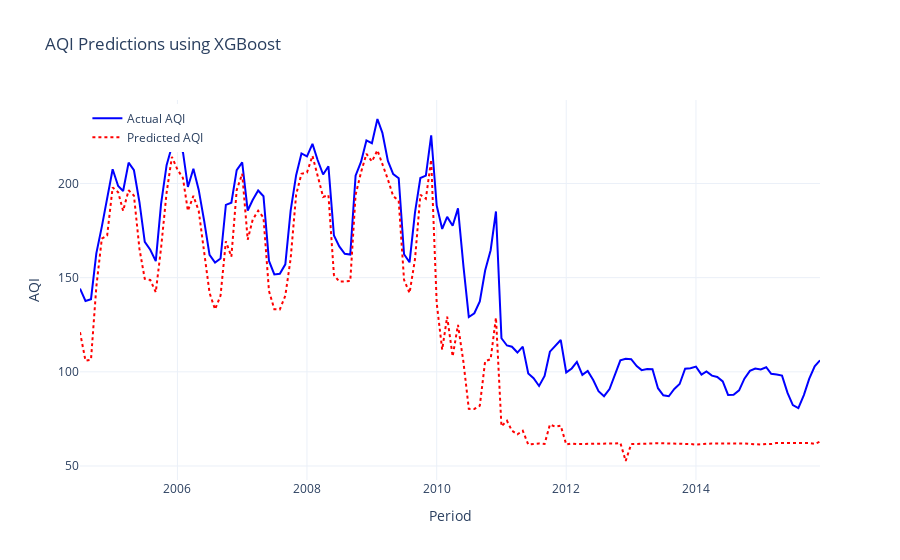

The notebook cell this image was saved under:
### Code cell
import pandas as pd
import numpy as np
from sklearn.metrics import mean_squared_error, mean_absolute_error, r2_score
from sklearn.preprocessing import MinMaxScaler
from xgboost import XGBRegressor
import plotly.graph_objects as go
import joblib

# Load the new data
new_data = pd.read_csv('AQI_testlog1p.csv', index_col=0)
new_data = new_data[['so2', 'no2', 'spm', 'rspm', 'AQI']]

# Reset index to get 'period' as a column if it's in the index
if 'period' not in new_data.columns:
    new_data.reset_index(inplace=True)
    new_data.rename(columns={'index': 'period'}, inplace=True)

# Ensure the date column is in datetime format
new_data['period'] = pd.to_datetime(new_data['period'], format='%Y-%m')

# Create lag features for the new data (same as in the training data)
for lag in range(1, 2):
    new_data[f'AQI_lag_{lag}'] = new_data['AQI'].shift(lag)

# Drop rows with NaN values due to lagging (same as before)
new_data = new_data.dropna()

# Features for the new data (same as the training data)
features = [col for col in new_data.columns if col not in ['period', 'AQI']]
X_new = new_data[features]

# Load the saved scaler
scaler_path = '../results/minmax_scaler.pkl'
scaler = joblib.load(scaler_path)
print("Scaler loaded successfully")

# Scale the new data
X_new_scaled = scaler.transform(X_new)

# Load the trained model
model = XGBRegressor()
model.load_model('../results/xgboost-model.json')  # Replace with your saved model path

# Make predictions using the trained model
y_new_pred = model.predict(X_new_scaled)

# If you have the actual AQI values for the new data, you can compare them with the predictions
if 'AQI' in new_data.columns:
    y_new_actual = new_data['AQI']
    rmse_new = np.sqrt(mean_squared_error(y_new_actual, y_new_pred))
    mae_new = mean_absolute_error(y_new_actual, y_new_pred)
    r2_new = r2_score(y_new_actual, y_new_pred)
    
    print(f"RMSE on test set (XGBoost): {rmse_new}")
    print(f"MAE on test set (XGBoost): {mae_new}")
    print(f"R² on test set (XGBoost): {r2_new}")

# Optionally, visualize the results (if you want to compare predictions vs. actual)
fig_new = go.Figure()

# Add new data actual AQI (if available)
if 'AQI' in new_data.columns:
    fig_new.add_trace(go.Scatter(x=new_data['period'], y=new_data['AQI'],
                                mode='lines', name='Actual AQI',
                                line=dict(color='blue')))

# Add predictions
fig_new.add_trace(go.Scatter(x=new_data['period'], y=y_new_pred,
                            mode='lines', name='Predicted AQI',
                            line=dict(color='red', dash='dot')))

# Update layout
fig_new.update_layout(
    title='AQI Predictions using XGBoost',
    xaxis_title='Period',
    yaxis_title='AQI',
    legend=dict(x=0.01, y=0.99),
    template='plotly_white'
)

# Show the plot
fig_new.show()

### Figure 1 — Plotly figure (JSON) as saved in the notebook; plotly's stock layout.template omitted (floating-point values rounded to 4 significant figures; data arrays with more than 128 entries replaced by an {"elided": "..."} marker saying what was removed)
{"data": [{"line": {"color": "blue"}, "mode": "lines", "name": "Actual AQI", "type": "scatter", "x": {"elided": "138 str values"}, "y": {"elided": "138 float values"}}, {"line": {"color": "red", "dash": "dot"}, "mode": "lines", "name": "Predicted AQI", "type": "scatter", "x": {"elided": "138 str values"}, "y": {"elided": "138 float values"}}], "layout": {"legend": {"x": 0.01, "y": 0.99}, "title": {"text": "AQI Predictions using XGBoost"}, "xaxis": {"title": {"text": "Period"}}, "yaxis": {"title": {"text": "AQI"}}}}
